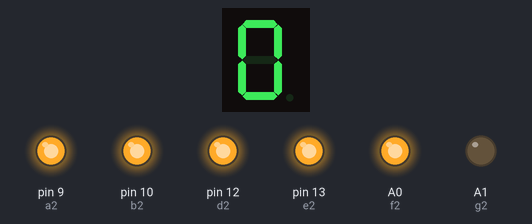
The sketch below on a simulated Arduino Uno, built with avr-gcc and run on an emulated ATmega328P. Parts: 1-digit seven-segment display, output pins drawn as LEDs (lit = HIGH). Wiring (inferred from the names in the program): 1-digit 7-segment display, segments lit when HIGH: segments pin 2, pin 3, pin 4, pin 5, pin 6, pin 7, pin 8. The segment pins are drawn as the display they are named for; pins used as bus, display or sensor lines are not drawn.

Above: at 0.1 s.
At 7.1 s:
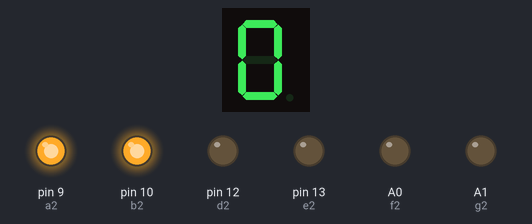
At 12.1 s:
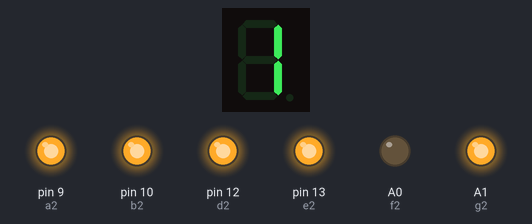
At 18.1 s:
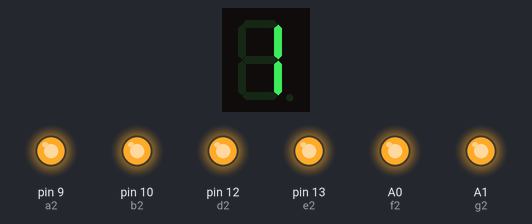
At 26.1 s:
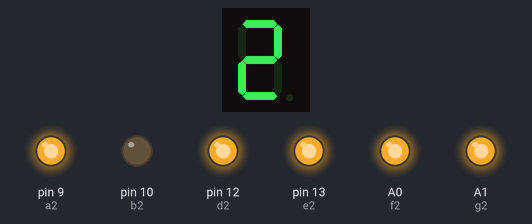
At 39.1 s:
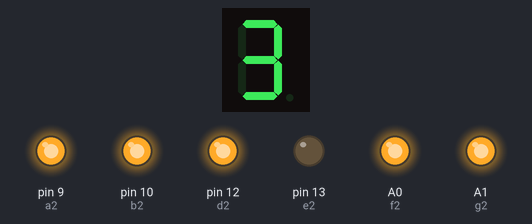
Timing chart, 0 to 40.0 s (numbered marks = the images above):
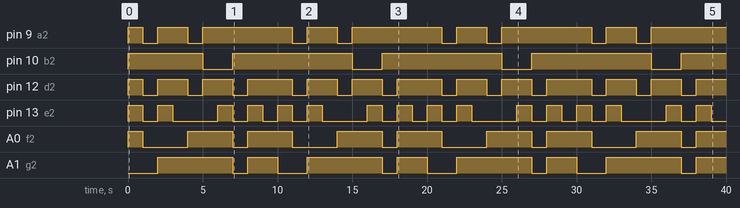

The sketch:

7Segment.ino
```cpp
// Pin configuration for 7-segment display 1 (tens digit)
const int a1 = 2;
const int b1 = 3;
const int c1 = 4;
const int d1 = 5;
const int e1 = 6;
const int f1 = 7;
const int g1 = 8;

// Pin configuration for 7-segment display 2 (units digit)
const int a2 = 9;
const int b2 = 10;
const int c2 = 11;
const int d2 = 12;
const int e2 = 13;
const int f2 = A0;
const int g2 = A1;

void setup() {
  // Set all segment pins for both displays as OUTPUT
  pinMode(a1, OUTPUT);
  pinMode(b1, OUTPUT);
  pinMode(c1, OUTPUT);
  pinMode(d1, OUTPUT);
  pinMode(e1, OUTPUT);
  pinMode(f1, OUTPUT);
  pinMode(g1, OUTPUT);

  pinMode(a2, OUTPUT);
  pinMode(b2, OUTPUT);
  pinMode(c2, OUTPUT);
  pinMode(d2, OUTPUT);
  pinMode(e2, OUTPUT);
  pinMode(f2, OUTPUT);
  pinMode(g2, OUTPUT);
}

void loop() {
  // Loop from 0 to 99
  for (int number = 0; number <= 99; number++) {
    int tens = number / 10;  // Get the tens digit (0-9)
    int units = number % 10; // Get the units digit (0-9)

    // Display the tens digit on display 1
    displayNumber(tens, a1, b1, c1, d1, e1, f1, g1);
    // Display the units digit on display 2
    displayNumber(units, a2, b2, c2, d2, e2, f2, g2);

    delay(1000); // Delay to see the number clearly
  }
}

// Function to display a single digit on a 7-segment display
void displayNumber(int num, int a, int b, int c, int d, int e, int f, int g) {
  // Clear the display by turning off all segments
  digitalWrite(a, LOW);
  digitalWrite(b, LOW);
  digitalWrite(c, LOW);
  digitalWrite(d, LOW);
  digitalWrite(e, LOW);
  digitalWrite(f, LOW);
  digitalWrite(g, LOW);

  // Set segments for the specific digit
  switch (num) {
    case 0:
      digitalWrite(a, HIGH);
      digitalWrite(b, HIGH);
      digitalWrite(c, HIGH);
      digitalWrite(d, HIGH);
      digitalWrite(e, HIGH);
      digitalWrite(f, HIGH);
      break;
    case 1:
      digitalWrite(b, HIGH);
      digitalWrite(c, HIGH);
      break;
    case 2:
      digitalWrite(a, HIGH);
      digitalWrite(b, HIGH);
      digitalWrite(d, HIGH);
      digitalWrite(e, HIGH);
      digitalWrite(g, HIGH);
      break;
    case 3:
      digitalWrite(a, HIGH);
      digitalWrite(b, HIGH);
      digitalWrite(c, HIGH);
      digitalWrite(d, HIGH);
      digitalWrite(g, HIGH);
      break;
    case 4:
      digitalWrite(b, HIGH);
      digitalWrite(c, HIGH);
      digitalWrite(f, HIGH);
      digitalWrite(g, HIGH);
      break;
    case 5:
      digitalWrite(a, HIGH);
      digitalWrite(c, HIGH);
      digitalWrite(d, HIGH);
      digitalWrite(f, HIGH);
      digitalWrite(g, HIGH);
      break;
    case 6:
      digitalWrite(a, HIGH);
      digitalWrite(c, HIGH);
      digitalWrite(d, HIGH);
      digitalWrite(e, HIGH);
      digitalWrite(f, HIGH);
      digitalWrite(g, HIGH);
      break;
    case 7:
      digitalWrite(a, HIGH);
      digitalWrite(b, HIGH);
      digitalWrite(c, HIGH);
      break;
    case 8:
      digitalWrite(a, HIGH);
      digitalWrite(b, HIGH);
      digitalWrite(c, HIGH);
      digitalWrite(d, HIGH);
      digitalWrite(e, HIGH);
      digitalWrite(f, HIGH);
      digitalWrite(g, HIGH);
      break;
    case 9:
      digitalWrite(a, HIGH);
      digitalWrite(b, HIGH);
      digitalWrite(c, HIGH);
      digitalWrite(d, HIGH);
      digitalWrite(f, HIGH);
      digitalWrite(g, HIGH);
      break;
  }
}
```

Measured:
- by itself, pin 9 (a2): repeats every 10.0 s: LOW 1.0 s, HIGH 2.0 s, LOW 1.0 s, HIGH 6.0 s
- by itself, pin 10 (b2): repeats every 10.0 s: LOW 2.0 s, HIGH 8.0 s
- by itself, pin 12 (d2): repeats every 10.0 s: 2 × (LOW 1.0 s, HIGH 2.0 s), LOW 1.0 s, HIGH 3.0 s
- by itself, pin 13 (e2): repeats every 10.0 s: LOW 1.0 s, HIGH 1.0 s, LOW 3.0 s, 2 × (HIGH 1.0 s, LOW 1.0 s), HIGH 1.0 s
- by itself, A0 (f2): repeats every 10.0 s: LOW 3.0 s, HIGH 3.0 s, LOW 1.0 s, HIGH 3.0 s
- by itself, A1 (g2): repeats every 10.0 s: LOW 1.0 s, HIGH 2.0 s, LOW 2.0 s, HIGH 5.0 s
